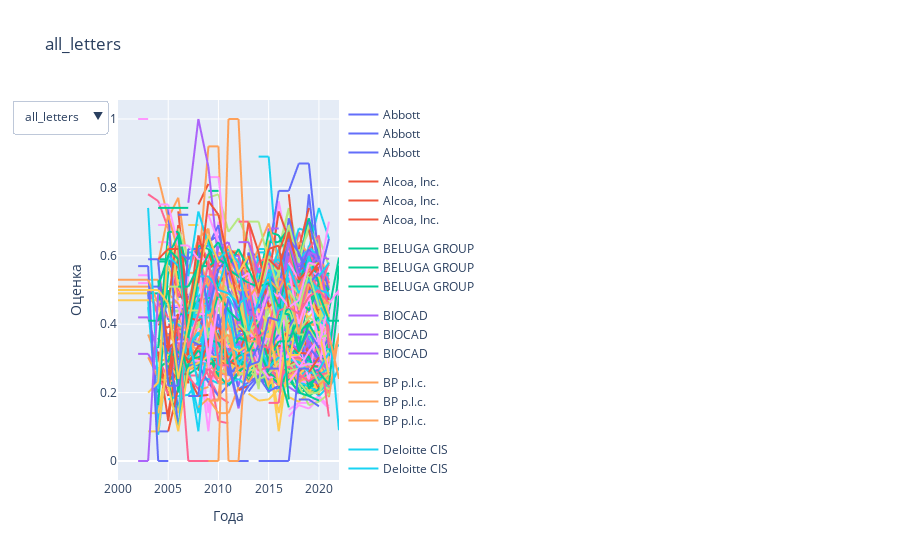

Notebook code cell kept with this figure:
### Code cell
fig = go.Figure()

# Add Traces
cols = ["all_letters", "avg", "on_letters"]
size = defaultdict(int)
for col in cols:
    for d in px.line(unstack_df[col].T).data:
        fig.add_trace(d)
        size[col] += 1

visible = defaultdict(list)
for col in cols:
    visible[col] = [cols[0] == col] * size[col] + [cols[1] == col] * size[col] + [cols[2] == col] * size[col]

fig.update_layout(
    updatemenus=[
        dict(
            active=0,
            buttons=list(
                [
                    dict(
                        label=col,
                        method="update",
                        args=[
                            {"visible": visible[col]},
                            {
                                "title": col,
                            },
                        ],
                    )
                    for col in cols
                ]
            ),
        )
    ]
)

# Set title
fig.update_layout(title=cols[0], xaxis_title="Года", yaxis_title="Оценка")

fig.show()
